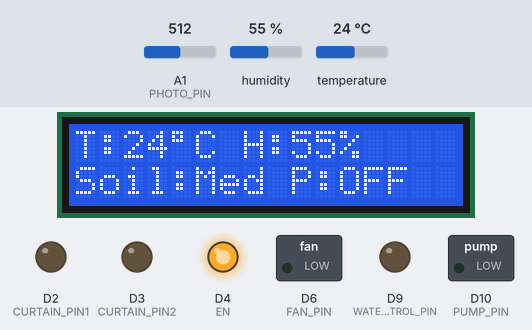
The program below on a simulated Arduino Nano 33 IoT. On the bench: 16×2 character LCD, switched loads named in the program (green lamp = pin HIGH), output pins drawn as LEDs (lit = HIGH). The test bench sets the inputs (shaded band); at power-on: temperature 24 °C, A1 (PHOTO_PIN) = 512, humidity 55 %. WiFi joins after 1.5 s; servers stay silent unless stated; random numbers use the default seed unless the program sets one; no MQTT or app messages arrive unless stated; what the program prints to the serial monitor is not drawn.

Above: at 4.7 s.
4.8 s: temperature set to 26 °C
At 8.1 s:
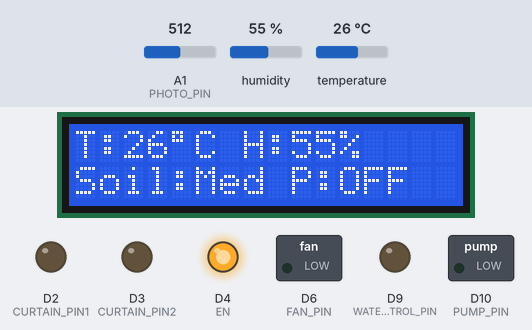
9.0 s: temperature set to 29 °C
At 12.4 s:
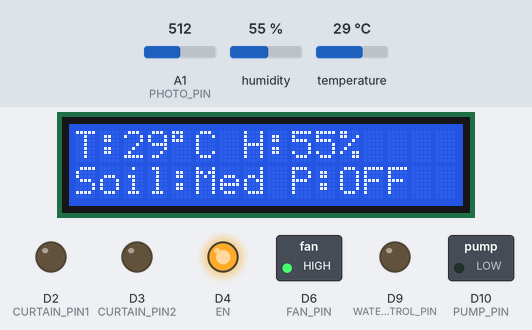
13.0 s: A1 (PHOTO_PIN) set to 306
At 14.0 s:
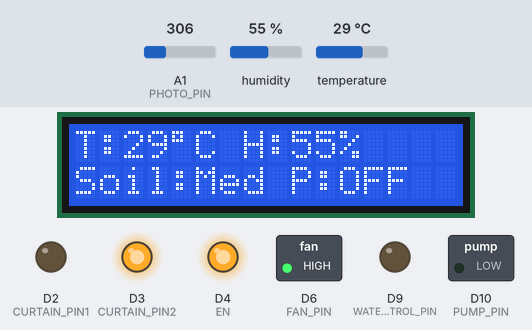
15.6 s: A1 (PHOTO_PIN) set to 900
At 17.0 s:
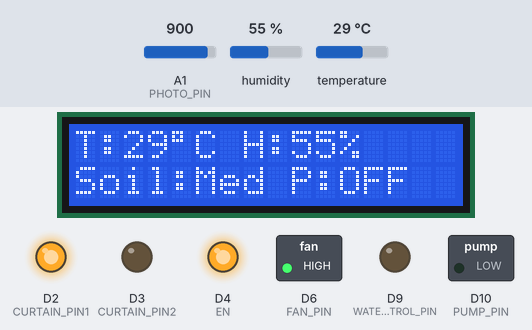
18.6 s: humidity set to 22 %
At 20.8 s:
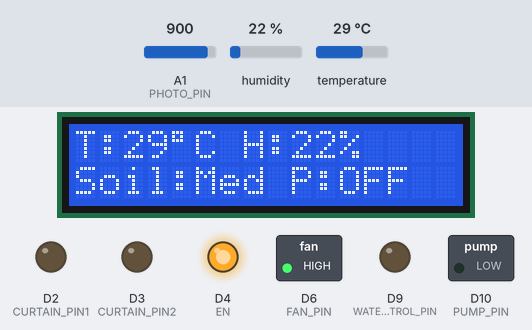
Timing chart, 0 to 22.3 s (numbered marks = the images above; inputs shaded):
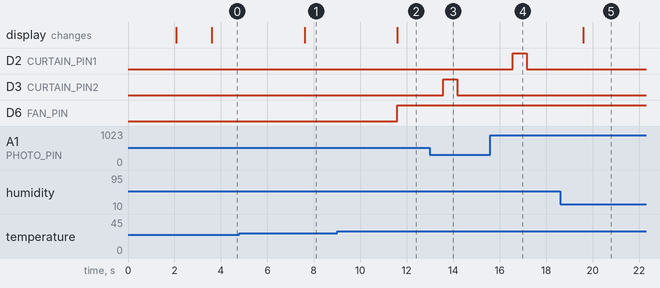

The program:

main.cpp
```cpp
#include <LiquidCrystal.h>
#include <DHT.h>
#include <WiFiNINA.h>
#include <PubSubClient.h>
#include <ArduinoJson.h>

// Sensors
#define DHTPIN A0
#define DHTTYPE DHT11
#define PHOTO_PIN A1
#define WATER_PIN A7
#define WATER_CONTROL_PIN 9

// Actuators
#define PUMP_PIN 10
#define CURTAIN_PIN1 2
#define CURTAIN_PIN2 3
#define EN 4
#define FAN_PIN 6


//functions
void fanOff();
void fanOn();
void runPump();
void stopPump();
void checkMoisture();
void checkHumidity();
void checkLightIntensity();
void updateCurtains();
void moveCurtains(bool open);
void updateLCD();
String isHealthy(float upperThreshold, float lowerThreshold, float value);

// LCD
LiquidCrystal lcd(12,11,5,7,8,13);

const int DRY=65;
const int WET=145;

DHT dht(DHTPIN,DHTTYPE);

const char* ssid="Ramesh";
const char* password="Quarantine2020";

const char* mqtt_server="3c6221225b1a4998ae7bf76162aa5d29.s1.eu.hivemq.cloud";
const char* mqtt_username="esp32_final_project";
const char* mqtt_password="xubwex-furby0-hedpAn";
const int mqtt_port=8883;

WiFiSSLClient nanoClient;
PubSubClient client(nanoClient);

unsigned long lastMsg=0;
unsigned long lastMoistureCheck=0;
unsigned long lastHumidityCheck=0;
unsigned long lastLightCheck=0;
unsigned long lastLCDUpdate=0;

const unsigned long MOISTURE_INTERVAL=1000;
const unsigned long HUMIDITY_INTERVAL=2000;
const unsigned long LIGHT_INTERVAL=1000;
const unsigned long LCD_INTERVAL=2000;

unsigned long curtainStartTime=0;
bool curtainMoving=false;

unsigned long pumpStartTime=0;
const unsigned long MAX_PUMP_TIME=10000;

float soilLowerThreshold=50;
float soilUpperThreshold=70;

float humidityLowerThreshold=40;
float humidityUpperThreshold=80;

float lightLowerThreshold=200;
float lightUpperThreshold=600;

float airTempUpperThreshold = 27;
float airTempLowerThreshold = 22;

float luxLevel=3;
float moisturePercent=60;

float airHumidity=10;
float airTemperature=20;

enum curtainState{CURTAIN_OPEN,CURTAIN_CLOSED};
curtainState curtainMode=CURTAIN_OPEN;

enum pumpState{PUMP_ON,PUMP_OFF};
pumpState pumpMode=PUMP_OFF;

enum fanState{FAN_ON,FAN_OFF};
fanState fanMode=FAN_OFF;


void setup_wifi(){
  Serial.print("Connecting to ");
  Serial.println(ssid);

  WiFi.begin(ssid,password);

  while(WiFi.status()!=WL_CONNECTED){
    delay(500);
    Serial.print(".");
  }

  Serial.println("\nWiFi connected");
}


void reconnect(){
  while(!client.connected()){
    String clientId="Nano33IoT-";
    clientId+=String(random(0xffff),HEX);

    if(client.connect(clientId.c_str(),mqtt_username,mqtt_password)){
      Serial.println("MQTT connected");
      client.subscribe("mydevice/controls/dropdown");
  }
    else{
      delay(5000);
    }
  }
}

void callback(char* topic, byte* payload, unsigned int length) {

  Serial.print("Topic: ");

  Serial.println(topic);

  String message = "";

  for (unsigned int i = 0; i < length; i++) {

    message += (char)payload[i];

  }

  Serial.print("Received: ");

  Serial.println(message);


  if (message == "PLANT_1") {

    Serial.println("Plant 1 selected");

}

else if (message == "PLANT_2") {

    Serial.println("Plant 2 selected");

}

else if (message == "TEST_PLANT") {

lightLowerThreshold=200;
 lightUpperThreshold=600;

 soilLowerThreshold=50;
 soilUpperThreshold=70;

}

}

void setup(){
  Serial.begin(115200);

  pinMode(EN, OUTPUT);
  digitalWrite(EN, HIGH);
  dht.begin();

  lcd.begin(16,2);
  lcd.print("Greenhouse");
  lcd.setCursor(0,1);
  lcd.print("Initializing");
  delay(2000);
  lcd.clear();

  pinMode(WATER_CONTROL_PIN,OUTPUT);
  digitalWrite(WATER_CONTROL_PIN,LOW);

  pinMode(PUMP_PIN,OUTPUT);
    pinMode(FAN_PIN,OUTPUT);

  pinMode(CURTAIN_PIN1,OUTPUT);
  pinMode(CURTAIN_PIN2,OUTPUT);

  digitalWrite(PUMP_PIN,LOW);

  setup_wifi();
  client.setServer(mqtt_server,mqtt_port);
  client.setCallback(callback);
  client.setBufferSize(512);
}


void loop(){
  unsigned long now=millis();

  if(now-lastMoistureCheck>=MOISTURE_INTERVAL){
    lastMoistureCheck=now;
  }

  if(now-lastHumidityCheck>=HUMIDITY_INTERVAL){
    lastHumidityCheck=now;
    checkHumidity();
  }

  if(now-lastLightCheck>=LIGHT_INTERVAL){
    lastLightCheck=now;
    checkLightIntensity();
  }

  if(now-lastLCDUpdate>=LCD_INTERVAL){
    lastLCDUpdate=now;
    updateLCD();
  }

  if(!client.connected())
    reconnect();

  client.loop();

  if(now-lastMsg>=5000){
    lastMsg=now;

    JsonDocument doc;
    doc["tempUpperThreshold"] = airTempUpperThreshold;
    doc["tempLowerThreshold"] = airTempLowerThreshold;
    doc["humidityLowerThreshold"] = humidityLowerThreshold;
    doc["humidityUpperThreshold"] = humidityUpperThreshold;
    doc["lightUpperThreshold"] = lightUpperThreshold;
    doc["lightLowerThreshold"] = lightLowerThreshold;
    doc["tempSafety"] = isHealthy(airTempUpperThreshold, airTempLowerThreshold, airTemperature);
    doc["lightSafety"] = isHealthy(lightUpperThreshold,lightLowerThreshold, luxLevel);
    doc["humiditySafety"] = isHealthy (humidityUpperThreshold,humidityLowerThreshold,airHumidity);
    doc ["soilHealth"] = isHealthy(soilUpperThreshold,soilLowerThreshold,moisturePercent);
    doc["lowerWaterThreshold"] = soilLowerThreshold;
    doc["upperWaterThreshold"] = soilUpperThreshold;
    doc["temperature"]=airTemperature;
    doc["humidity"]=airHumidity;
    doc["moisture"]=moisturePercent;
    doc["light"]=luxLevel;

    String payload;
    serializeJson(doc,payload);

    client.publish("home/sensor",payload.c_str());
  }
  switch(fanMode){
    case FAN_ON:
      if(airTemperature<airTempLowerThreshold){
        fanOff();
        fanMode = FAN_OFF;
      }
      break;
    case FAN_OFF:
      if(airTemperature>airTempUpperThreshold){
        fanOn();
        fanMode = FAN_ON;
      }
      break;
  }


  updateCurtains();


  switch(curtainMode){
    case CURTAIN_OPEN:
      if(luxLevel>lightUpperThreshold){
            Serial.println("CLOSING CURTAINS");
        moveCurtains(false);
        curtainMode=CURTAIN_CLOSED;
      }
      break;

    case CURTAIN_CLOSED:
      if(luxLevel<lightLowerThreshold){
        moveCurtains(true);
        curtainMode=CURTAIN_OPEN;
      }
      break;
  }

  switch(pumpMode){
    case PUMP_ON:
      if(moisturePercent>soilUpperThreshold||now-pumpStartTime>=MAX_PUMP_TIME){
        stopPump();
        pumpMode=PUMP_OFF;
      }

      break;

    case PUMP_OFF:
      if(moisturePercent<soilLowerThreshold){
        runPump();
        pumpMode=PUMP_ON;
      }

      break;
  }
}


void updateLCD(){
  lcd.clear();

  lcd.setCursor(0,0);
  lcd.print("T:");
  lcd.print((int)airTemperature);
  lcd.print((char)223);
  lcd.print("C H:");
  lcd.print((int)airHumidity);
  lcd.print("%");

  lcd.setCursor(0,1);

  if(moisturePercent<=20)
    lcd.print("Soil:Dry ");
  else if(moisturePercent<=60)
    lcd.print("Soil:Med ");
  else
    lcd.print("Soil:Wet ");

  lcd.print("P:");

  if(pumpMode==PUMP_ON)
    lcd.print("ON");
  else
    lcd.print("OFF");
}


void moveCurtains(bool open){
  curtainStartTime=millis();
  curtainMoving=true;

  if(open){
    digitalWrite(CURTAIN_PIN1,HIGH);
    digitalWrite(CURTAIN_PIN2,LOW);
  }
  else{
    digitalWrite(CURTAIN_PIN1,LOW);
    digitalWrite(CURTAIN_PIN2,HIGH);
  }
}


void updateCurtains(){
  if(curtainMoving&&millis()-curtainStartTime>=600){
    digitalWrite(CURTAIN_PIN1,LOW);
    digitalWrite(CURTAIN_PIN2,LOW);
    curtainMoving=false;
  }
}

//Changed stuff on this
void checkLightIntensity() {
    int raw = analogRead(PHOTO_PIN);
    luxLevel =1023- raw;
    Serial.println(luxLevel);

}


void checkHumidity(){
  float h=dht.readHumidity();
  float t=dht.readTemperature();

  if(!isnan(h))
    airHumidity=h;

  if(!isnan(t))
    airTemperature=t;
}


void checkMoisture(){
  digitalWrite(WATER_CONTROL_PIN,HIGH);
  delay(10);

  long total=0;

  for(int i=0;i<10;i++){
    total+=analogRead(WATER_PIN);
    delay(5);
  }

  digitalWrite(WATER_CONTROL_PIN,LOW);

  int moistureLevel=total/10;

  moisturePercent=map(moistureLevel,DRY,WET,0,100);
  moisturePercent=constrain(moisturePercent,0,100);
}


void runPump(){
  digitalWrite(PUMP_PIN,HIGH);
  pumpStartTime=millis();
}


void stopPump(){
  digitalWrite(PUMP_PIN,LOW);
}
void fanOff(){
  digitalWrite(FAN_PIN,LOW);
}
void fanOn(){
  digitalWrite(FAN_PIN,HIGH);
}

String isHealthy(float upperThreshold, float lowerThreshold, float value){
  if (value>lowerThreshold&&value<upperThreshold)
  return "healthy";
  else
  return "not healthy";
}
```

Measured:
- the behaviour switches between 27 and 28 °C on temperature (found by bisection; images 1 and 2)
- after the input at 4.8 s, the display: changes after 2.8 s (image 1)
- after the input at 9.0 s, D6 (FAN_PIN): LOW → HIGH after 2.6 s; the display: changes after 2.6 s (image 2)
- after the input at 13.0 s, D3 (CURTAIN_PIN2): LOW → HIGH after 0.58 s, → LOW 0.60 s later
- after the input at 15.6 s, D2 (CURTAIN_PIN1): LOW → HIGH after 0.97 s, → LOW 0.60 s later
- after the input at 18.6 s, the display: changes after 1.0 s (image 5)
